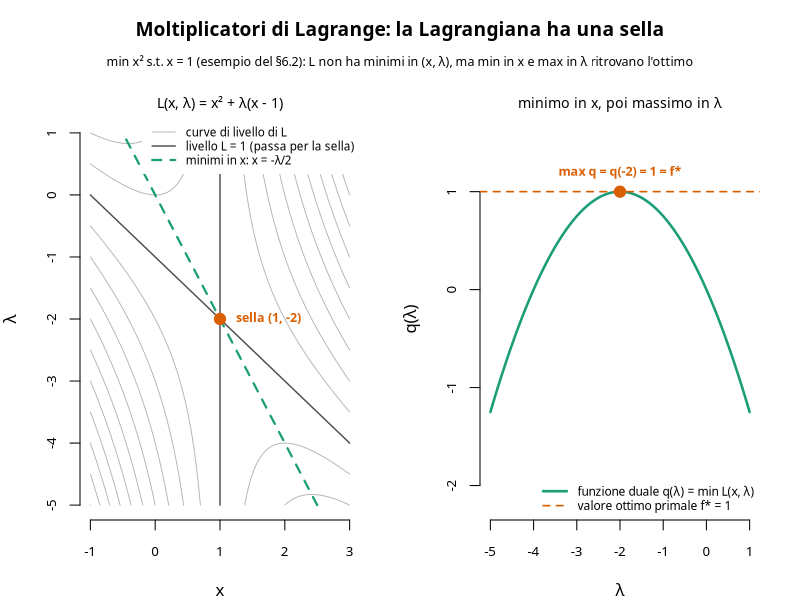

Here is the R script that generated this plot:
# Genera img/lagrange_sella.png: la Lagrangiana ha un punto di sella, non un
# minimo (matematica_statistica/teoria_lagrange.md, §6.2). Problema:
# min x^2 s.t. x = 1, con L(x, lambda) = x^2 + lambda (x - 1).
# A sinistra le curve di livello di L con la sella in (1, -2) e la curva
# x(lambda) = -lambda/2 dei minimi in x; a destra la funzione duale
# q(lambda) = min_x L = -lambda^2/4 - lambda, concava, con massimo 1 = f*
# raggiunto proprio in lambda* = -2.

col_vincolo <- "#1b9e77"
col_f <- "#d95f02"

schiarisci <- function(col, quantita = 0.85) {
    rgb_col <- col2rgb(col) / 255
    rgb_nuovo <- rgb_col + (1 - rgb_col) * quantita
    rgb(rgb_nuovo[1, ], rgb_nuovo[2, ], rgb_nuovo[3, ])
}

L <- function(x, l) x^2 + l * (x - 1)
q <- function(l) -l^2 / 4 - l

xs <- seq(-1, 3, length.out = 300)
ls <- seq(-5, 1, length.out = 300)
z <- outer(xs, ls, L)

# Spectral e' il font usato dalla pagina GitHub (geoteo.net/static/style.css);
# richiede il device Cairo per essere referenziato per nome famiglia.
png("img/lagrange_sella.png", width = 1800, height = 850, res = 150, type = "cairo")
par(mfrow = c(1, 2), oma = c(0, 0, 4.4, 0), mar = c(4, 4, 1.5, 2), family = "Spectral")

# Pannello sinistro: curve di livello di L(x, lambda).
plot(NA,
    xlim = range(xs), ylim = range(ls),
    xlab = "x", ylab = "λ", bty = "n", cex.axis = 0.8
)
livelli <- seq(-6, 12, by = 1)
contour(xs, ls, z, levels = livelli[livelli != 1], add = TRUE, drawlabels = FALSE, col = "grey70", lwd = 0.9)
# Il livello L = 1 passa per la sella e si spezza in due rette: x = 1 e
# x + lambda = -1 (infatti L - 1 = (x - 1)(x + 1 + lambda)).
contour(xs, ls, z, levels = 1, add = TRUE, drawlabels = FALSE, col = "grey30", lwd = 1.4)
lines(-ls / 2, ls, col = col_vincolo, lwd = 2.2, lty = 2)
points(1, -2, pch = 19, cex = 1.5, col = col_f)
text(1, -2, labels = "sella (1, -2)", pos = 4, offset = 0.8, cex = 0.75, col = col_f, font = 2)
legend("topright",
    legend = c("curve di livello di L", "livello L = 1 (passa per la sella)", "minimi in x: x = -λ/2"),
    col = c("grey70", "grey30", col_vincolo), lty = c(1, 1, 2), lwd = c(0.9, 1.4, 2.2),
    bty = "o", box.col = NA, bg = "white", cex = 0.7, seg.len = 2.2
)
title(main = "L(x, λ) = x² + λ(x - 1)", cex.main = 0.85, font.main = 1)

# Pannello destro: funzione duale.
plot(ls, q(ls),
    type = "l", lwd = 2.5, col = col_vincolo,
    xlab = "λ", ylab = "q(λ)", bty = "n", cex.axis = 0.8,
    ylim = c(-2.2, 1.6)
)
abline(h = 1, col = col_f, lty = 2, lwd = 1.6)
points(-2, 1, pch = 19, cex = 1.5, col = col_f)
text(-2, 1, labels = "max q = q(-2) = 1 = f*", pos = 3, offset = 0.8, cex = 0.75, col = col_f, font = 2)
legend("bottomright",
    legend = c("funzione duale q(λ) = min L(x, λ)", "valore ottimo primale f* = 1"),
    col = c(col_vincolo, col_f), lty = c(1, 2), lwd = c(2.5, 1.6),
    bty = "n", cex = 0.72, seg.len = 2.2
)
title(main = "minimo in x, poi massimo in λ", cex.main = 0.85, font.main = 1)

mtext("Moltiplicatori di Lagrange: la Lagrangiana ha una sella", side = 3, line = 2.4, cex = 1.15, font = 2, outer = TRUE)
mtext("min x² s.t. x = 1 (esempio del §6.2): L non ha minimi in (x, λ), ma min in x e max in λ ritrovano l'ottimo", side = 3, line = 0.9, cex = 0.75, outer = TRUE)

dev.off()
